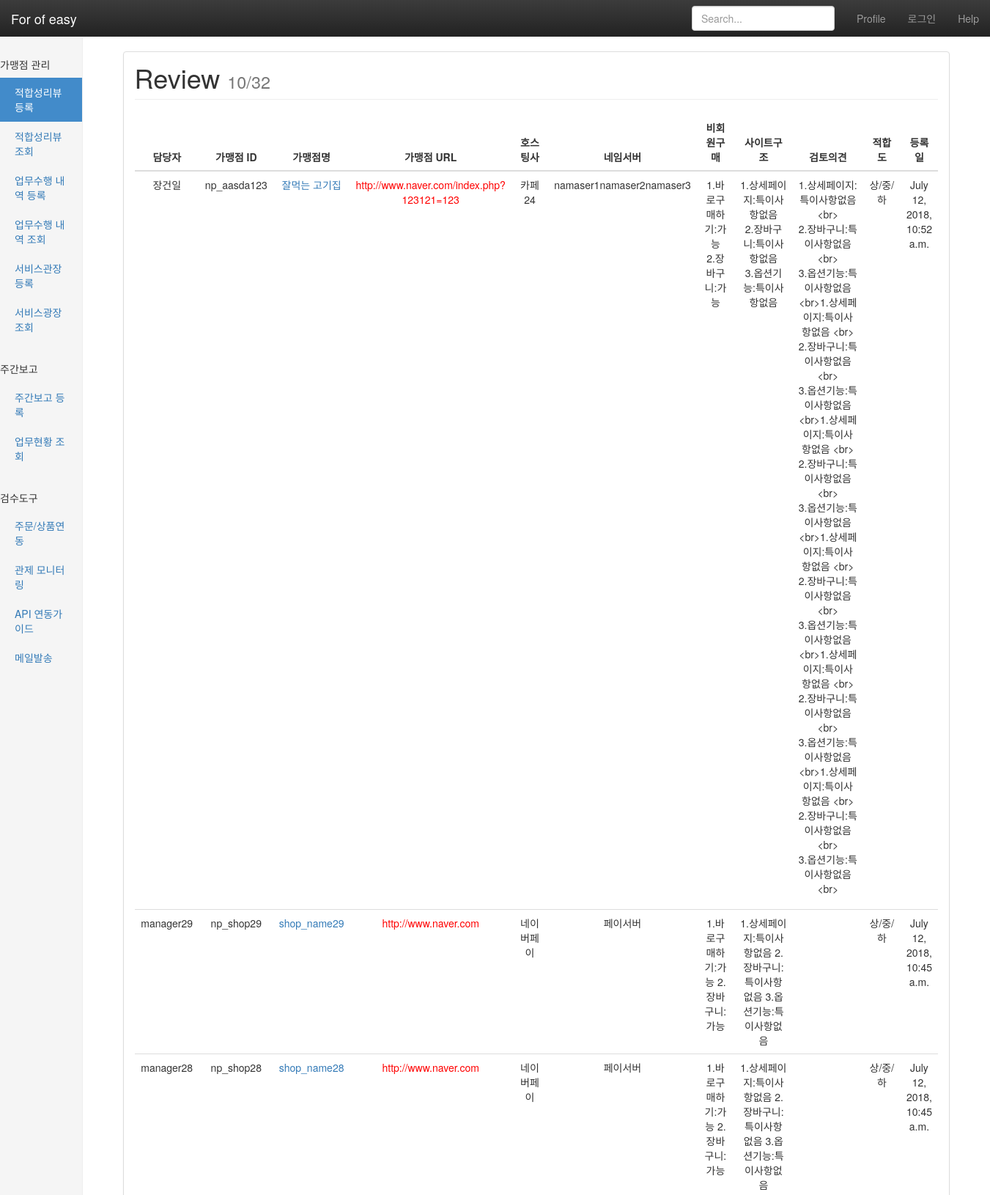
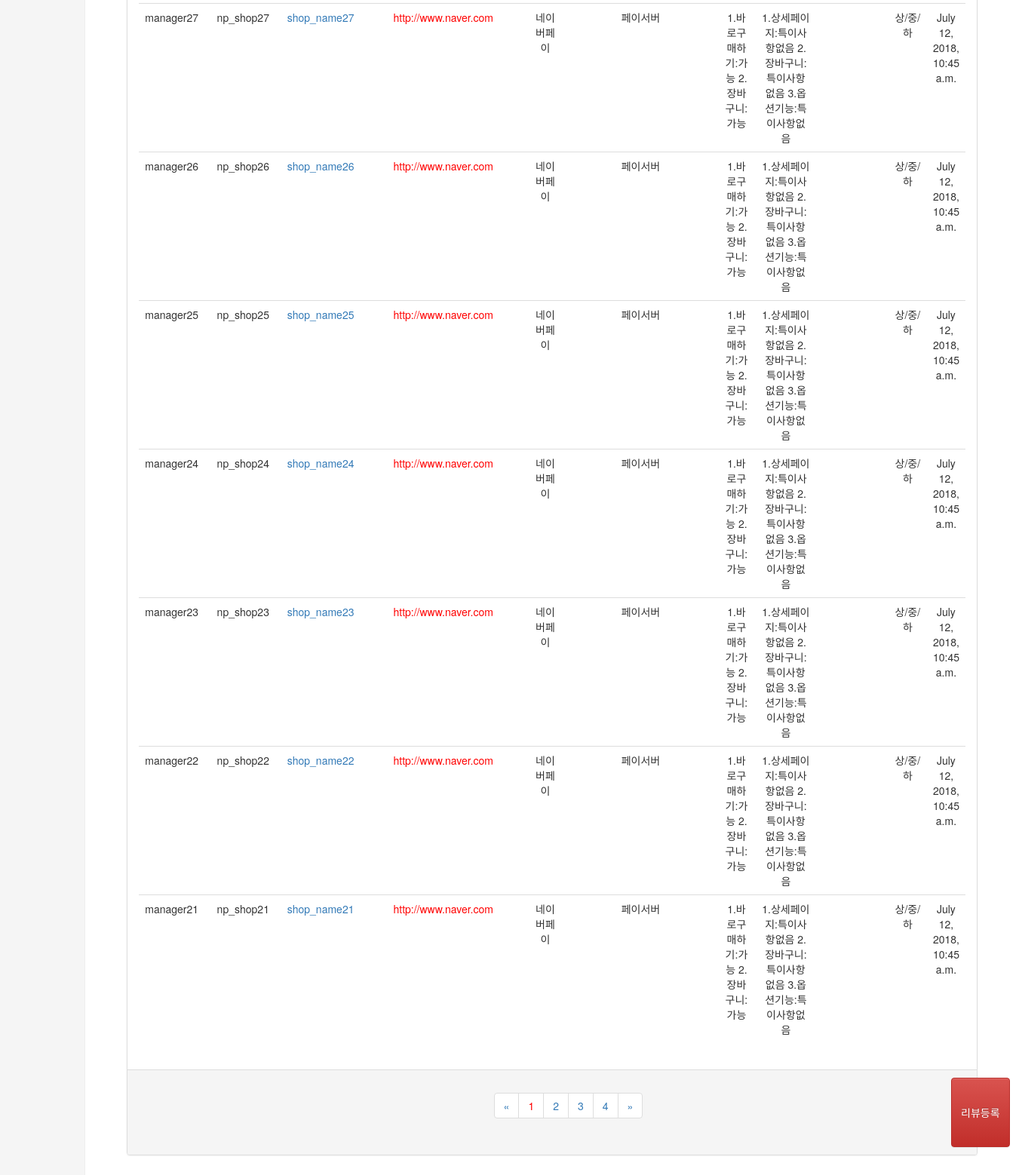
The page /review/ on the database as committed earlier (2 pictures, top to bottom).
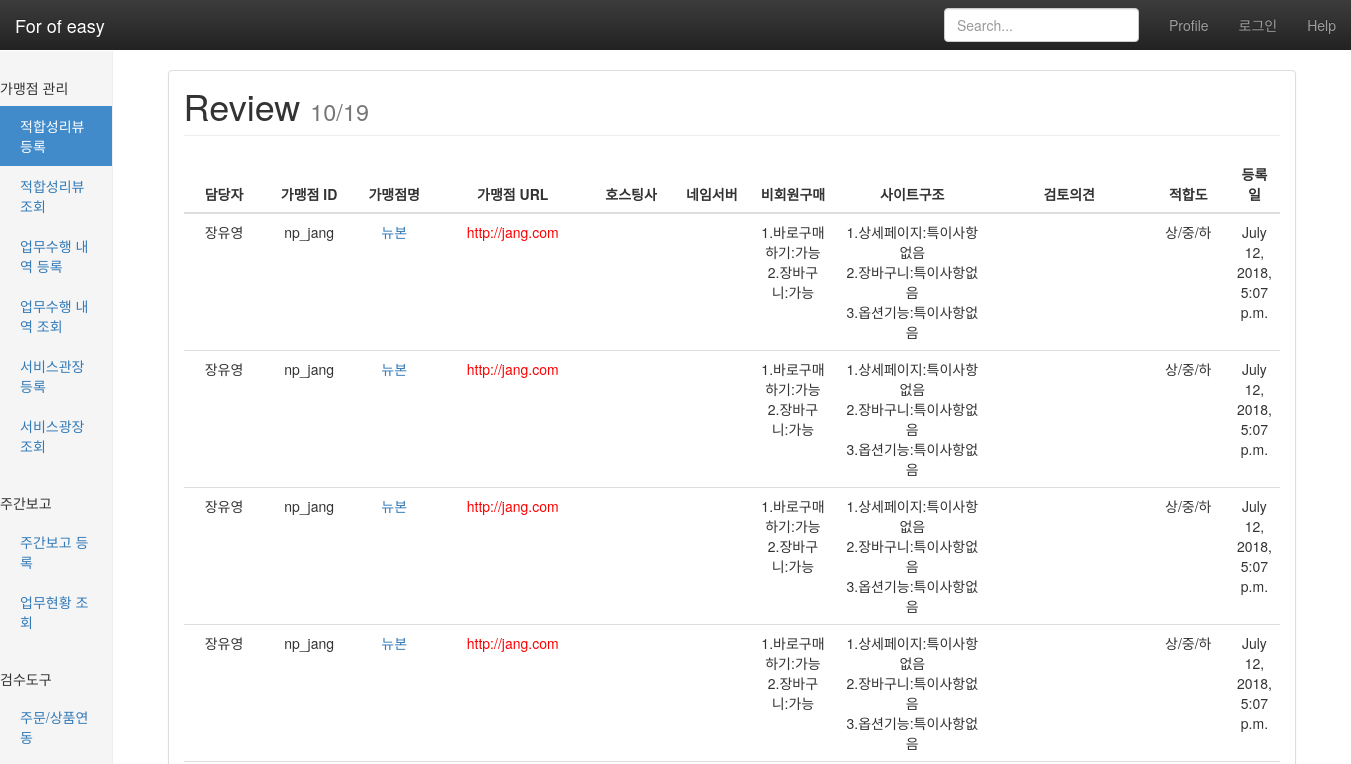
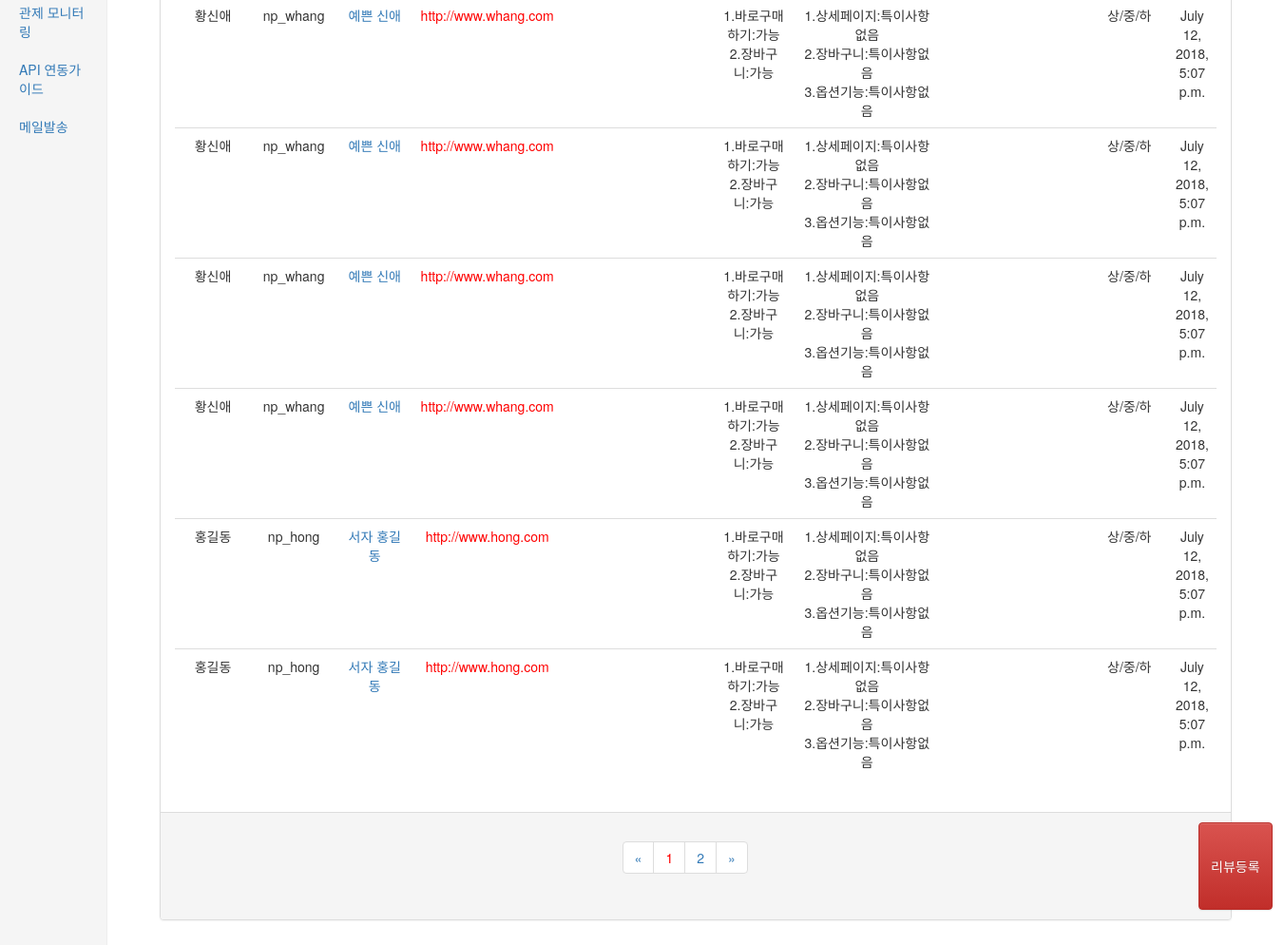
The same page on the database as committed later (2 pictures, top to bottom).
### review/models.py (models this page shows, shortened)
class Review(models.Model):
    manager = models.CharField(max_length=10, verbose_name="담당자", help_text="검수자", blank=True )
    shopid = models.CharField(max_length=20, verbose_name="가맹점 ID", help_text="가맹점 ID", blank=True)
    shopname = models.CharField(max_length=20, verbose_name="가맹점명", help_text="가맹점명", blank=True)
    shopurl = models.CharField(max_length=100, verbose_name="가맹점URL", help_text="가맹점URL", blank=True)
    hosting = models.CharField(max_length=20, verbose_name="호스팅사", help_text="호스팅사", blank=True)
    server = models.TextField(max_length=100, verbose_name="네임서버", help_text="네임서버", blank=True)
    checklogin = models.TextField(max_length=100, verbose_name="비회원구매", help_text="비회원구매", blank=True, default="1.바로구매하기:가능<br>2.장바구니:가능")
    checkcont = models.TextField(max_length=100, verbose_name="사이트구조", help_text="사이트구조", blank=True, default="1.상세페이지:특이사항없음<br> 2.장바구니:특이사항없음<br> 3.옵션기능:특이사항없음")
    opinion = models.TextField(verbose_name="검토의견", help_text="검토의견", blank=True)
    fitness = models.CharField(max_length=10, verbose_name="적합도", help_text="적합도", blank=True, default="상/중/하")
    dateregi = models.DateTimeField(auto_now_add=True)
    class Meta:
        ordering = ['-id']

### review/views.py (the view)
def review_list(request):
    reviews = Review.objects.all()
    page = request.GET.get('page', 1)
    paginator = Paginator(reviews, 10)
    try:
        reviews = paginator.page(page)
        if len(reviews) < 10:
            currentPage = len(Review.objects.all())
        else:
            currentPage = len(reviews)*int(page)
    except PageNotAnInteger:
        reviews = paginator.page(1)
    except EmptyPage:
        reviews = paginator.page(paginator.num_pages)
    return render(request, 'review/review_list.html',{
        "reviews":reviews,
        "currentPage":currentPage
    })

### review/templates/review/review_list.html (shortened to what this page needs)
{% extends "review/layout.html"%}
{% block content %}
<div class="container-fluid">
  <div class="row">
    <div class="col-sm-12">
      <div class="panel panel-default">
        <div class="panel-body">
          <h1 class="page-header">Review <small>{{currentPage}}/{{ data |default:reviews.paginator.count}}</small></h1>
          <table class="table table-hover table-boreded">
            <thead>
              <tr>
                <th class="col-sm-1">담당자</th>
                <th class="col-sm-1">가맹점 ID</th>
                <th class="col-sm-1">가맹점명</th>
                <th class="col-sm-1">가맹점 URL</th>
                <th class="col-sm-1">호스팅사</th>
                <th class="col-sm-1">네임서버</th>
                <th class="col-sm-1">비회원구매</th>
                <th class="col-sm-2">사이트구조</th>
                <th class="col-sm-2">검토의견</th>
                <th class="col-sm-1">적합도</th>
                <th class="col-sm-1">등록일</th>
              </tr>
            </thead>
            <tbody>
              {% for review in reviews%}
              <tr>
                <td>{{review.manager}}</td>
                <td id="shopid">{{review.shopid}}</td>
                <td><a id="shopname" href="" onclick='getValue("{{review.shopname}}","{{review.shopurl}}","{{review.shopid}}","{{review.hosting}}","{{review.server|safe}}","{{review.checklogin|safe}}","{{review.checkcont|safe}}","{{review.fitness}}","{{review.opinion|linebreaks}}")' data-toggle="modal" data-target="#repairModal">{{review.shopname}}</a></td>
                <td id="shopurl"><a href="{{review.shopurl}}" target="_blank" style="color:red;">{{review.shopurl}}</a></td>
                <td>{{review.hosting}}</td>
                <td>{{review.server|safe}}</td>
                <td>{{review.checklogin|safe}}</td>
                <td>{{review.checkcont|safe}}</td>
                <td>{{review.opinion|linebreaks}}</td>
                <td>{{review.fitness}}</td>
                <td>{{review.dateregi}}</td>
              </tr>
              {% endfor%}
            </tbody>
          </table>
        </div>
        <div class="panel-footer">
          <div class="container">
            <div class="row">
              <div class="col-sm-12">
                  <nav aria-label="Page navigation example" style="padding-left:40%;">
          {% if reviews.has_other_pages %}
                    <ul class="pagination" >
                      <li class="page-item">
          {% if reviews.has_previous %}
                          <a class="page-link" href="?page={{ reviews.previous_page_number }}">
                            <span aria-hidden="true">&laquo;</span>
                            <span class="sr-only">Previous</span>
                          </a>
          {% else %}
                          <a class="page-link" href="#" aria-label="Previous">
                            <span aria-hidden="true">&laquo;</span>
                          </a>
          {% endif %}
                       </li>
          {% for i in reviews.paginator.page_range %}
          {% if reviews.number == i %}
                        <li class="page-item"><a class="page-link" style="color:red">{{ i }}</a></li>
          {% else %}
                        <li class="page-item"><a class="page-link" href="?page={{ i }}">{{ i }}</a></li>
          {% endif %}
          {% endfor %}
          {% if reviews.has_next %}
                        <li class="page-item"><a class="page-link" href="?page={{ reviews.next_page_number }}">&raquo;</a></li>
          {% else %}
                        <li class="disabled"><a a class="page-link">&raquo;</a></li>
          {% endif %}
                    </ul>
          {% endif %}
                  <a href="" onclick='' data-toggle="modal" data-target="#regiModal" class="btn btn-danger pull-right" style="line-height:78px">리뷰등록</a>
                  </nav>
              </div>
            </div>
          </div>
        </div>
      </div>
    </div>
  </div>
</div>
{% endblock%}

### review/templates/review/layout.html
{% extends "layout.html"%}

### askdjango/templates/layout.html (shortened to what this page needs)
{% load static %}
<!DOCTYPE html>
<html lang="ko">
  <head>
    <link rel="stylesheet" href="https://maxcdn.bootstrapcdn.com/bootstrap/3.3.2/css/bootstrap.min.css">
    <link rel="stylesheet" href="https://maxcdn.bootstrapcdn.com/bootstrap/3.3.2/css/bootstrap-theme.min.css">
    <link rel="stylesheet" href="{% static "css/dashbord.css" %}">
  </head>
  <body>
    <nav class="navbar navbar-inverse navbar-fixed-top">
         <div class="container-fluid">
           <div class="navbar-header">
             <a class="navbar-brand" href="{% url "blog:post_list"%}">For of easy</a>
           </div>
           <div id="navbar" class="navbar-collapse collapse">
             <ul class="nav navbar-nav navbar-right">
               <li><a href="{% url "profile"%}">Profile</a></li>
               <li><a href="#">로그인</a></li>
               <li><a href="#">Help</a></li>
             </ul>
             <form class="navbar-form navbar-right">
               <input type="text" class="form-control" placeholder="Search...">
             </form>
           </div>
         </div>
       </nav>
       <div class="container-fluid">
            <div class="row">
              <div class="col-sm-3 col-md-1 sidebar" id="side_nav">
                <ul class="nav nav-sidebar">
                  <h5>가맹점 관리</h5>
                  <li class="nav_list active"><a href="{% url "review:review_list"%}">적합성리뷰 등록<span class="sr-only">(current)</span></a></li>
                  <li class="nav_list"><a href="#1">적합성리뷰 조회</a></li>
                  <li class="nav_list"><a href="#">업무수행 내역 등록</a></li>
                  <li class="nav_list"><a href="#">업무수행 내역 조회</a></li>
                  <li class="nav_list"><a href="#">서비스관장 등록</a></li>
                  <li class="nav_list"><a href="#">서비스광장 조회</a></li>
                </ul>
                <ul class="nav nav-sidebar">
                  <h5>주간보고</h5>
                  <li class="nav_list"><a href="/blog/33">주간보고 등록</a></li>
                  <li class="nav_list"><a href="#">업무현황 조회</a></li>
                </ul>
                <ul class="nav nav-sidebar">
                  <h5>검수도구</h5>
                  <li class="nav_list"><a href="#">주문/상품연동</a></li>
                  <li class="nav_list"><a href="#">관제 모니터링</a></li>
                  <li class="nav_list"><a href="#">API 연동가이드</a></li>
                  <li class="nav_list"><a href="#">메일발송</a></li>
                </ul>
              </div>
              <div class="col-sm-11 col-sm-offset-1 main">
                {% block content %}
                {% endblock %}
              </div>
            </div>
          </div>
  </body>
</html>

### askdjango/static/css/dashbord.css (style rules this page uses)
body { padding-top: 50px; }
.navbar-fixed-top { border: 0; }
.sidebar { display: none; }
@media (min-width: 768px) { .sidebar { position: fixed; top: 51px; bottom: 0; left: 0; z-index: 1000; display: block; padding: 20px; overflow-x: hidden; overflow-y: auto; background-color: #f5f5f5; border-right: 1px solid #eee; } }
.nav-sidebar { margin-right: -21px; margin-bottom: 20px; margin-left: -20px; }
.nav-sidebar > li > a { padding-right: 20px; padding-left: 20px; }
.nav-sidebar > .active > a, .nav-sidebar > .active > a:hover, .nav-sidebar > .active > a:focus { color: #fff; background-color: #428bca; }
.main { padding: 20px; }
@media (min-width: 768px) { .main { padding-right: 40px; padding-left: 40px; } }
.main .page-header { margin-top: 0; }

Rows that differ between the two databases and show on the page:
removed Review: manager "장건일", shopid "np_aasda123", shopname "잘먹는 고기집", shopurl "http://www.naver.com/index.php?123121=123", hosting "카페24", server "namaser1namaser2namaser3", checklogin "1.바로구매하기:가능 2.장바구니:가능", checkcont "1.상세페이지:특이사항없음 2.장바구니:특이사항없음 3.옵션기능:특이사항없음", opinion "1.상세페이지:특이사항없음 <br> 2.장바구니:특이사항없음<br> 3.옵션기능:특이사항없음<br>1.상세페이지:특이사항없음 <br> 2.장바구니:특이사항없음<br> 3.옵션기능:특이사항없음<br>1.상세페이지:특이사항없음 <br> 2.장바구니:특이사항없음<br> 3.옵션기능:특이사항없음<br>1.상세페이지:특이사항없음 <br> 2.장바구니:특이사항없음<br> 3.옵션기능:특이사항없음<br>1.상세페이지:특이사항없음 <br> 2.장바구니:특이사항없음<br> 3.옵션기능:특이사항없음<br>1.상세페이지:특이사항없음 <br> 2.장바구니:특이사항없음<br> 3.옵션기능:특이사항없음<br>", fitness "상/중/하", dateregi "July 12, 2018, 10:52 a.m."
removed Review: manager "manager29", shopid "np_shop29", shopname "shop_name29", shopurl "http://www.naver.com", hosting "네이버페이", server "페이서버", checklogin "1.바로구매하기:가능 2.장바구니:가능", checkcont "1.상세페이지:특이사항없음 2.장바구니:특이사항없음 3.옵션기능:특이사항없음", fitness "상/중/하", dateregi "July 12, 2018, 10:45 a.m."
removed Review: manager "manager28", shopid "np_shop28", shopname "shop_name28", shopurl "http://www.naver.com", hosting "네이버페이", server "페이서버", checklogin "1.바로구매하기:가능 2.장바구니:가능", checkcont "1.상세페이지:특이사항없음 2.장바구니:특이사항없음 3.옵션기능:특이사항없음", fitness "상/중/하", dateregi "July 12, 2018, 10:45 a.m."
removed Review: manager "manager27", shopid "np_shop27", shopname "shop_name27", shopurl "http://www.naver.com", hosting "네이버페이", server "페이서버", checklogin "1.바로구매하기:가능 2.장바구니:가능", checkcont "1.상세페이지:특이사항없음 2.장바구니:특이사항없음 3.옵션기능:특이사항없음", fitness "상/중/하", dateregi "July 12, 2018, 10:45 a.m."
removed Review: manager "manager26", shopid "np_shop26", shopname "shop_name26", shopurl "http://www.naver.com", hosting "네이버페이", server "페이서버", checklogin "1.바로구매하기:가능 2.장바구니:가능", checkcont "1.상세페이지:특이사항없음 2.장바구니:특이사항없음 3.옵션기능:특이사항없음", fitness "상/중/하", dateregi "July 12, 2018, 10:45 a.m."
removed Review: manager "manager25", shopid "np_shop25", shopname "shop_name25", shopurl "http://www.naver.com", hosting "네이버페이", server "페이서버", checklogin "1.바로구매하기:가능 2.장바구니:가능", checkcont "1.상세페이지:특이사항없음 2.장바구니:특이사항없음 3.옵션기능:특이사항없음", fitness "상/중/하", dateregi "July 12, 2018, 10:45 a.m."
removed Review: manager "manager24", shopid "np_shop24", shopname "shop_name24", shopurl "http://www.naver.com", hosting "네이버페이", server "페이서버", checklogin "1.바로구매하기:가능 2.장바구니:가능", checkcont "1.상세페이지:특이사항없음 2.장바구니:특이사항없음 3.옵션기능:특이사항없음", fitness "상/중/하", dateregi "July 12, 2018, 10:45 a.m."
removed Review: manager "manager23", shopid "np_shop23", shopname "shop_name23", shopurl "http://www.naver.com", hosting "네이버페이", server "페이서버", checklogin "1.바로구매하기:가능 2.장바구니:가능", checkcont "1.상세페이지:특이사항없음 2.장바구니:특이사항없음 3.옵션기능:특이사항없음", fitness "상/중/하", dateregi "July 12, 2018, 10:45 a.m."
removed Review: manager "manager22", shopid "np_shop22", shopname "shop_name22", shopurl "http://www.naver.com", hosting "네이버페이", server "페이서버", checklogin "1.바로구매하기:가능 2.장바구니:가능", checkcont "1.상세페이지:특이사항없음 2.장바구니:특이사항없음 3.옵션기능:특이사항없음", fitness "상/중/하", dateregi "July 12, 2018, 10:45 a.m."
removed Review: manager "manager21", shopid "np_shop21", shopname "shop_name21", shopurl "http://www.naver.com", hosting "네이버페이", server "페이서버", checklogin "1.바로구매하기:가능 2.장바구니:가능", checkcont "1.상세페이지:특이사항없음 2.장바구니:특이사항없음 3.옵션기능:특이사항없음", fitness "상/중/하", dateregi "July 12, 2018, 10:45 a.m."
added Review: manager "장유영", shopid "np_jang", shopname "뉴본", shopurl "http://jang.com", checklogin "1.바로구매하기:가능 2.장바구니:가능", checkcont "1.상세페이지:특이사항없음 2.장바구니:특이사항없음 3.옵션기능:특이사항없음", fitness "상/중/하", dateregi "July 12, 2018, 5:07 p.m."
added Review: manager "장유영", shopid "np_jang", shopname "뉴본", shopurl "http://jang.com", checklogin "1.바로구매하기:가능 2.장바구니:가능", checkcont "1.상세페이지:특이사항없음 2.장바구니:특이사항없음 3.옵션기능:특이사항없음", fitness "상/중/하", dateregi "July 12, 2018, 5:07 p.m."
added Review: manager "장유영", shopid "np_jang", shopname "뉴본", shopurl "http://jang.com", checklogin "1.바로구매하기:가능 2.장바구니:가능", checkcont "1.상세페이지:특이사항없음 2.장바구니:특이사항없음 3.옵션기능:특이사항없음", fitness "상/중/하", dateregi "July 12, 2018, 5:07 p.m."
added Review: manager "장유영", shopid "np_jang", shopname "뉴본", shopurl "http://jang.com", checklogin "1.바로구매하기:가능 2.장바구니:가능", checkcont "1.상세페이지:특이사항없음 2.장바구니:특이사항없음 3.옵션기능:특이사항없음", fitness "상/중/하", dateregi "July 12, 2018, 5:07 p.m."
added Review: manager "황신애", shopid "np_whang", shopname "예쁜 신애", shopurl "http://www.whang.com", checklogin "1.바로구매하기:가능 2.장바구니:가능", checkcont "1.상세페이지:특이사항없음 2.장바구니:특이사항없음 3.옵션기능:특이사항없음", fitness "상/중/하", dateregi "July 12, 2018, 5:07 p.m."
added Review: manager "황신애", shopid "np_whang", shopname "예쁜 신애", shopurl "http://www.whang.com", checklogin "1.바로구매하기:가능 2.장바구니:가능", checkcont "1.상세페이지:특이사항없음 2.장바구니:특이사항없음 3.옵션기능:특이사항없음", fitness "상/중/하", dateregi "July 12, 2018, 5:07 p.m."
added Review: manager "황신애", shopid "np_whang", shopname "예쁜 신애", shopurl "http://www.whang.com", checklogin "1.바로구매하기:가능 2.장바구니:가능", checkcont "1.상세페이지:특이사항없음 2.장바구니:특이사항없음 3.옵션기능:특이사항없음", fitness "상/중/하", dateregi "July 12, 2018, 5:07 p.m."
added Review: manager "황신애", shopid "np_whang", shopname "예쁜 신애", shopurl "http://www.whang.com", checklogin "1.바로구매하기:가능 2.장바구니:가능", checkcont "1.상세페이지:특이사항없음 2.장바구니:특이사항없음 3.옵션기능:특이사항없음", fitness "상/중/하", dateregi "July 12, 2018, 5:07 p.m."
added Review: manager "홍길동", shopid "np_hong", shopname "서자 홍길동", shopurl "http://www.hong.com", checklogin "1.바로구매하기:가능 2.장바구니:가능", checkcont "1.상세페이지:특이사항없음 2.장바구니:특이사항없음 3.옵션기능:특이사항없음", fitness "상/중/하", dateregi "July 12, 2018, 5:07 p.m."
added Review: manager "홍길동", shopid "np_hong", shopname "서자 홍길동", shopurl "http://www.hong.com", checklogin "1.바로구매하기:가능 2.장바구니:가능", checkcont "1.상세페이지:특이사항없음 2.장바구니:특이사항없음 3.옵션기능:특이사항없음", fitness "상/중/하", dateregi "July 12, 2018, 5:07 p.m."
Other text that changed with them:
{{ data |default:reviews.paginator.count }}: "32" → "19"
list line gone: "3"
list line gone: "4"
